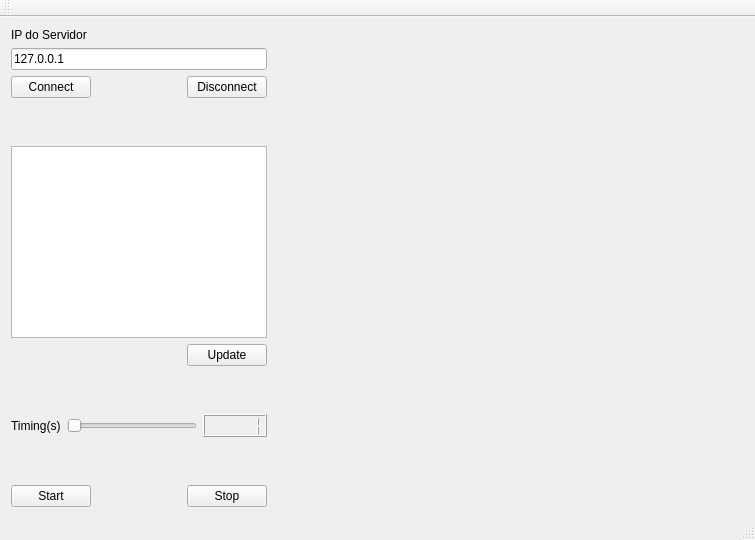
<?xml version="1.0" encoding="UTF-8"?>
<ui version="4.0">
 <class>MainWindow</class>
 <widget class="QMainWindow" name="MainWindow">
  <property name="geometry">
   <rect>
    <x>0</x>
    <y>0</y>
    <width>755</width>
    <height>540</height>
   </rect>
  </property>
  <property name="windowTitle">
   <string>MainWindow</string>
  </property>
  <widget class="QWidget" name="centralWidget">
   <layout class="QGridLayout" name="gridLayout">
    <item row="0" column="0">
     <layout class="QHBoxLayout" name="horizontalLayout_5" stretch="0,0,100">
      <item>
       <layout class="QVBoxLayout" name="verticalLayout_3">
        <item>
         <layout class="QVBoxLayout" name="verticalLayout">
          <item>
           <widget class="QLabel" name="label">
            <property name="text">
             <string>IP do Servidor</string>
            </property>
           </widget>
          </item>
          <item>
           <widget class="QLineEdit" name="lineEditIP">
            <property name="text">
             <string>127.0.0.1</string>
            </property>
           </widget>
          </item>
          <item>
           <layout class="QHBoxLayout" name="horizontalLayout">
            <item>
             <widget class="QPushButton" name="pushButtonConnect">
              <property name="text">
               <string>Connect</string>
              </property>
             </widget>
            </item>
            <item>
             <spacer name="horizontalSpacer">
              <property name="orientation">
               <enum>Qt::Horizontal</enum>
              </property>
              <property name="sizeHint" stdset="0">
               <size>
                <width>28</width>
                <height>20</height>
               </size>
              </property>
             </spacer>
            </item>
            <item>
             <widget class="QPushButton" name="pushButtonDisconnect">
              <property name="text">
               <string>Disconnect</string>
              </property>
             </widget>
            </item>
           </layout>
          </item>
         </layout>
        </item>
        <item>
         <spacer name="verticalSpacer">
          <property name="orientation">
           <enum>Qt::Vertical</enum>
          </property>
          <property name="sizeHint" stdset="0">
           <size>
            <width>20</width>
            <height>18</height>
           </size>
          </property>
         </spacer>
        </item>
        <item>
         <layout class="QVBoxLayout" name="verticalLayout_2">
          <item>
           <widget class="QListWidget" name="listWidget"/>
          </item>
          <item>
           <layout class="QHBoxLayout" name="horizontalLayout_2">
            <item>
             <spacer name="horizontalSpacer_2">
              <property name="orientation">
               <enum>Qt::Horizontal</enum>
              </property>
              <property name="sizeHint" stdset="0">
               <size>
                <width>158</width>
                <height>20</height>
               </size>
              </property>
             </spacer>
            </item>
            <item>
             <widget class="QPushButton" name="pushButtonUpdate">
              <property name="text">
               <string>Update</string>
              </property>
             </widget>
            </item>
           </layout>
          </item>
         </layout>
        </item>
        <item>
         <spacer name="verticalSpacer_2">
          <property name="orientation">
           <enum>Qt::Vertical</enum>
          </property>
          <property name="sizeHint" stdset="0">
           <size>
            <width>20</width>
            <height>13</height>
           </size>
          </property>
         </spacer>
        </item>
        <item>
         <layout class="QHBoxLayout" name="horizontalLayout_3">
          <item>
           <widget class="QLabel" name="label_2">
            <property name="text">
             <string>Timing(s)</string>
            </property>
           </widget>
          </item>
          <item>
           <widget class="QSlider" name="horizontalSliderTiming">
            <property name="minimum">
             <number>1</number>
            </property>
            <property name="maximum">
             <number>100</number>
            </property>
            <property name="orientation">
             <enum>Qt::Horizontal</enum>
            </property>
           </widget>
          </item>
          <item>
           <widget class="QLCDNumber" name="lcdNumberTiming">
            <property name="intValue" stdset="0">
             <number>1</number>
            </property>
           </widget>
          </item>
         </layout>
        </item>
        <item>
         <spacer name="verticalSpacer_3">
          <property name="orientation">
           <enum>Qt::Vertical</enum>
          </property>
          <property name="sizeHint" stdset="0">
           <size>
            <width>20</width>
            <height>13</height>
           </size>
          </property>
         </spacer>
        </item>
        <item>
         <layout class="QHBoxLayout" name="horizontalLayout_4">
          <item>
           <widget class="QPushButton" name="pushButtonStart">
            <property name="text">
             <string>Start</string>
            </property>
           </widget>
          </item>
          <item>
           <spacer name="horizontalSpacer_3">
            <property name="orientation">
             <enum>Qt::Horizontal</enum>
            </property>
            <property name="sizeHint" stdset="0">
             <size>
              <width>40</width>
              <height>20</height>
             </size>
            </property>
           </spacer>
          </item>
          <item>
           <widget class="QPushButton" name="pushButtonStop">
            <property name="text">
             <string>Stop</string>
            </property>
           </widget>
          </item>
         </layout>
        </item>
       </layout>
      </item>
      <item>
       <spacer name="horizontalSpacer_4">
        <property name="orientation">
         <enum>Qt::Horizontal</enum>
        </property>
        <property name="sizeHint" stdset="0">
         <size>
          <width>78</width>
          <height>20</height>
         </size>
        </property>
       </spacer>
      </item>
      <item>
       <layout class="QVBoxLayout" name="verticalLayout_4" stretch="20,60,20">
        <item>
         <spacer name="verticalSpacer_4">
          <property name="orientation">
           <enum>Qt::Vertical</enum>
          </property>
          <property name="sizeHint" stdset="0">
           <size>
            <width>20</width>
            <height>58</height>
           </size>
          </property>
         </spacer>
        </item>
        <item>
         <widget class="Plotter" name="plotter" native="true"/>
        </item>
        <item>
         <spacer name="verticalSpacer_5">
          <property name="orientation">
           <enum>Qt::Vertical</enum>
          </property>
          <property name="sizeHint" stdset="0">
           <size>
            <width>20</width>
            <height>58</height>
           </size>
          </property>
         </spacer>
        </item>
       </layout>
      </item>
     </layout>
    </item>
   </layout>
  </widget>
  <widget class="QMenuBar" name="menuBar">
   <property name="geometry">
    <rect>
     <x>0</x>
     <y>0</y>
     <width>755</width>
     <height>26</height>
    </rect>
   </property>
  </widget>
  <widget class="QToolBar" name="mainToolBar">
   <attribute name="toolBarArea">
    <enum>TopToolBarArea</enum>
   </attribute>
   <attribute name="toolBarBreak">
    <bool>false</bool>
   </attribute>
  </widget>
  <widget class="QStatusBar" name="statusBar"/>
 </widget>
 <layoutdefault spacing="6" margin="11"/>
 <customwidgets>
  <customwidget>
   <class>Plotter</class>
   <extends>QWidget</extends>
   <header>plotter.h</header>
   <container>1</container>
  </customwidget>
 </customwidgets>
 <resources/>
 <connections>
  <connection>
   <sender>horizontalSliderTiming</sender>
   <signal>valueChanged(int)</signal>
   <receiver>lcdNumberTiming</receiver>
   <slot>display(int)</slot>
   <hints>
    <hint type="sourcelabel">
     <x>157</x>
     <y>435</y>
    </hint>
    <hint type="destinationlabel">
     <x>316</x>
     <y>439</y>
    </hint>
   </hints>
  </connection>
 </connections>
</ui>
